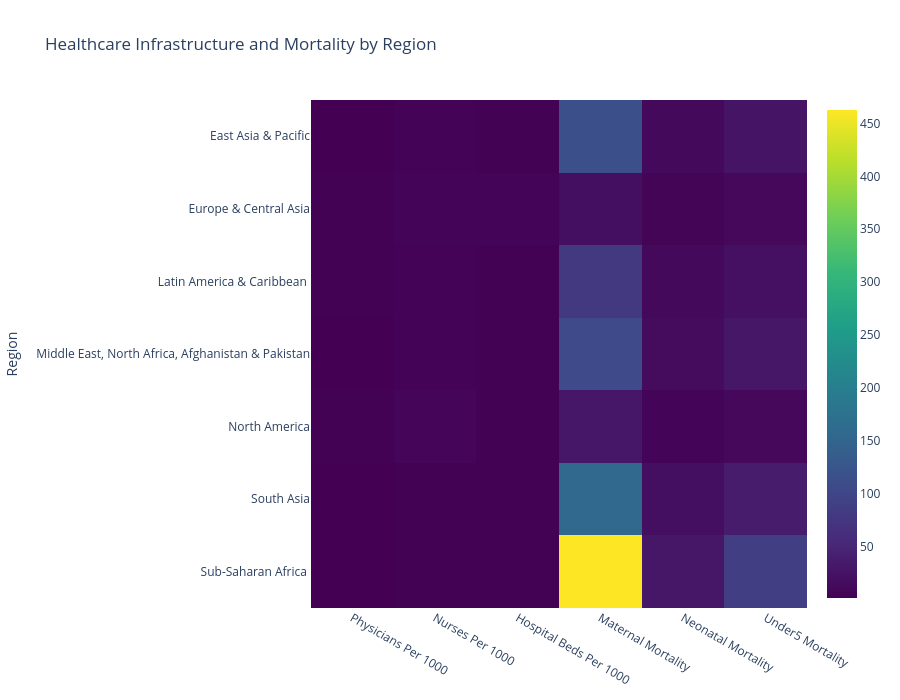

Notebook cell for this chart:
### Code cell
fig = px.imshow(
    infra_region.set_index("Region"),
    color_continuous_scale="Viridis",
    aspect="auto",
    title="Healthcare Infrastructure and Mortality by Region"
)

fig.update_layout(
    height=700
)

fig.show()

### Figure 1 — Plotly figure (JSON) as saved in the notebook; plotly's stock layout.template omitted (floating-point values rounded to 4 significant figures)
{"data": [{"coloraxis": "coloraxis", "hovertemplate": "x: %{x}<br>Region: %{y}<br>color: %{z}<extra></extra>", "name": "0", "type": "heatmap", "x": ["Physicians Per 1000", "Nurses Per 1000", "Hospital Beds Per 1000", "Maternal Mortality", "Neonatal Mortality", "Under5 Mortality"], "xaxis": "x", "y": ["East Asia & Pacific", "Europe & Central Asia", "Latin America & Caribbean ", "Middle East, North Africa, Afghanistan & Pakistan", "North America", "South Asia", "Sub-Saharan Africa "], "yaxis": "y", "z": [[1.693, 4.195, 3.121, 115.2, 12.19, 26.01], [3.039, 6.838, 4.791, 19.68, 5.974, 10.91], [2.013, 3.639, 2.463, 78.94, 11.58, 20.87], [1.767, 3.607, 2.116, 104.6, 15.48, 28.61], [2.15, 7.98, 2.876, 30.53, 6.279, 10.89], [1.252, 2.556, 2.083, 155.1, 19.42, 36.03], [1.169, 2.766, 2.398, 462.8, 28.47, 86.85]]}], "layout": {"coloraxis": {"autocolorscale": false, "colorscale": [[0, "#440154"], [0.1111, "#482878"], [0.2222, "#3e4989"], [0.3333, "#31688e"], [0.4444, "#26828e"], [0.5556, "#1f9e89"], [0.6667, "#35b779"], [0.7778, "#6ece58"], [0.8889, "#b5de2b"], [1, "#fde725"]]}, "height": 700, "title": {"text": "Healthcare Infrastructure and Mortality by Region"}, "xaxis": {"anchor": "y", "domain": [0, 1]}, "yaxis": {"anchor": "x", "autorange": "reversed", "domain": [0, 1], "title": {"text": "Region"}}}}
